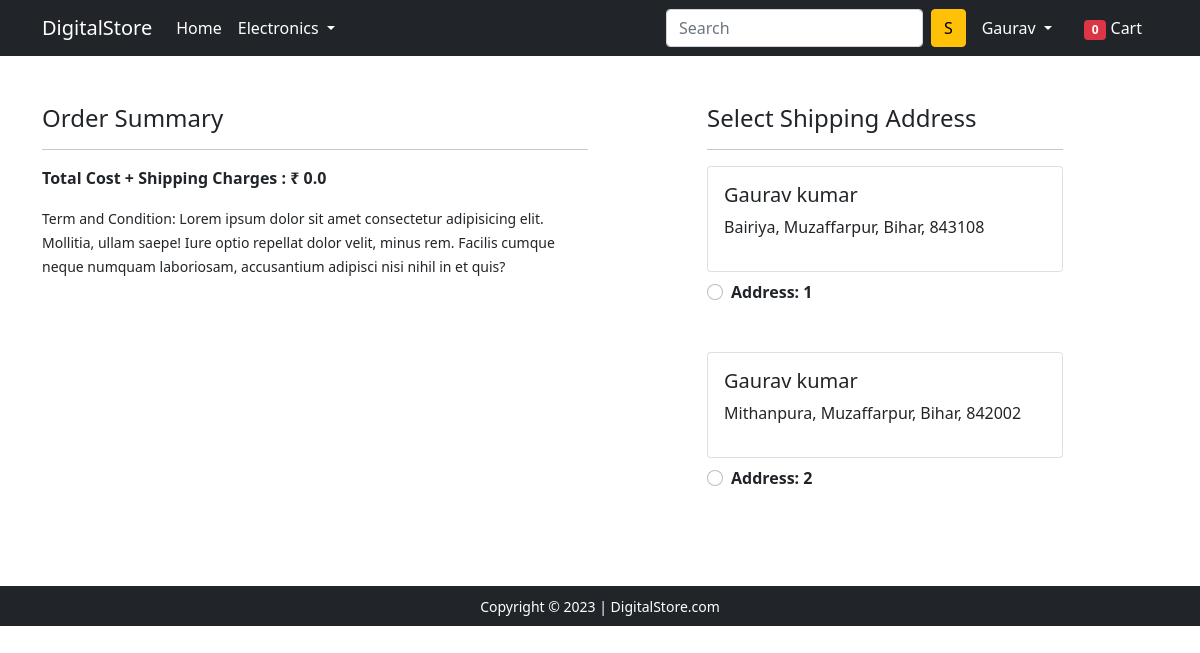
Screenshot of /checkout/ (signed in) with the database file from the repository.
### app/models.py (models this page shows)
class Customer(models.Model):
    user = models.ForeignKey(User,on_delete=models.CASCADE)
    name = models.CharField(max_length=200)
    locality = models.CharField(max_length=200)
    city = models.CharField(max_length=50)
    zipcode = models.IntegerField()
    state = models.CharField(choices=STATE_CHOICES,max_length=50)

### app/views.py (the view)
# urls.py: path('checkout/', views.checkout, name='checkout'),
@login_required
def checkout(request):
  totalitem = 0
  user = request.user
  add = Customer.objects.filter(user=user)
  cart_items = Cart.objects.filter(user=user)
  amount = 0.0
  shipping_amount = 50.0
  totalamount = 0.0
  cart_product = [p for p in Cart.objects.all() if p.user == request.user ]
  if cart_product:
    for p in cart_product:
      tempamount = (p.quantity * p.product.discounted_price)
      amount +=tempamount
    totalamount = amount + shipping_amount
  if request.user.is_authenticated:
    totalitem = len(Cart.objects.filter(user=request.user))
  return render(request, 'app/checkout.html',{'add':add, 'totalamount':totalamount, 'cart_items':cart_items,'totalitem':totalitem})

### app/templates/app/checkout.html (shortened to what this page needs)
{% extends 'app/base.html' %}
{% load static %}
{% block main-content %}
<div class="container">
 <div class="row mt-5">
  <div class="col-sm-6">
    <h4>Order Summary</h4>
    <hr>
      <p class="fw-bold">Total Cost + Shipping Charges : ₹ {{totalamount}}</p>
    <small>Term and Condition: Lorem ipsum dolor sit amet consectetur adipisicing elit. Mollitia, ullam saepe! Iure optio repellat dolor velit, minus rem. Facilis cumque neque numquam laboriosam, accusantium adipisci nisi nihil in et quis?</small>
  </div>
  <div class="col-sm-4 offset-sm-1">
    <h4>Select Shipping Address</h4>
    <hr>
    <form action="/paymentdone" id="myform">
      {% for ad in add %}
      <div class="card">
        <div class="card-body">
        <h5>{{ad.name}}</h5>
        <p>{{ad.locality}}, {{ad.city}}, {{ad.state}}, {{ad.zipcode}}</p>
        </div>
      </div>
        <div class="form-check mt-2 mb-5">
          <input class="form-check-input" type="radio" name="custid" id="custadd{{forloop.counter}}" value="{{ad.id}}">
          <label class="form-check-label fw-bold" for="">
            Address: {{forloop.counter}} </label>
        </div>
        {% endfor %}
      </form>
    </div>
  </div>
</div>
{% endblock main-content %}

### app/templates/app/base.html (shortened to what this page needs)
<!doctype html>
{% load static %}
<html lang="en">
  <head>
    <link href="https://cdn.jsdelivr.net/npm/bootstrap@5.0.0-beta1/dist/css/bootstrap.min.css"
    rel="stylesheet"
>
    <link rel="stylesheet" href="{% static 'app/css/owl.carousel.min.css' %}">
    <link rel="stylesheet" href="{% static 'app/css/all.min.css' %}">
    <link rel="stylesheet" href="{% static 'app/css/style.css' %}">
  </head>
  <body>
    <nav class="navbar navbar-expand-lg navbar-dark bg-dark">
     <div class="container">
       <a class="navbar-brand" href="/">DigitalStore</a>
       <div class="collapse navbar-collapse" id="navbarSupportedContent">
         <ul class="navbar-nav me-auto mb-2 mb-lg-0">
           <li class="nav-item">
             <a class="nav-link active" aria-current="page" href="/">Home</a>
           </li>
           <li class="nav-item dropdown">
             <a class="nav-link dropdown-toggle text-white" href="#" id="electronicsDropdown"
                role="button" data-bs-toggle="dropdown" aria-expanded="false">
               Electronics
             </a>
           </li>
         </ul>
         <form class="d-flex">
           <input class="form-control me-2" type="search" placeholder="Search" aria-label="Search">
           <button class="btn btn-warning" type="submit">S</button>
         </form>
         <div>
          <ul class="navbar-nav me-auto mb-2 mb-lg-0">
          {% if request.user.is_authenticated %}
           <li class="nav-item dropdown mx-2">
              <a class="nav-link dropdown-toggle text-white" href="#" id="profileDropdown" role="button" data-bs-toggle="dropdown" aria-expanded="false">
                {{request.user.username|capfirst}}
              </a>
            </li>
            <li class="nav-item mx-2">
             <a href="{% url 'showcart' %}" class="nav-link text-white"><span class="badge bg-danger">{{totalitem}}</span> Cart </a>
            </li>
          {% endif %}
          </ul>
         </div>
       </div>
     </div>
    </nav>
    {% block main-content %} {% endblock main-content %}
    <footer class="container-fluid bg-dark text-center p-2 mt-5">
        <small class="text-white">Copyright &copy; 2023 | DigitalStore.com  </small>
    </footer>
  </body>
</html>

### rows the page displays
Customer: name "Gaurav kumar", locality "Bairiya", city "Muzaffarpur", state "Bihar", zipcode "843108"
Customer: name "Gaurav kumar", locality "Mithanpura", city "Muzaffarpur", state "Bihar", zipcode "842002"

### other values shown
{{ request.user.username|capfirst }} "Gaurav"
{{ totalitem }} "0"
{{ totalamount }} "0.0"
